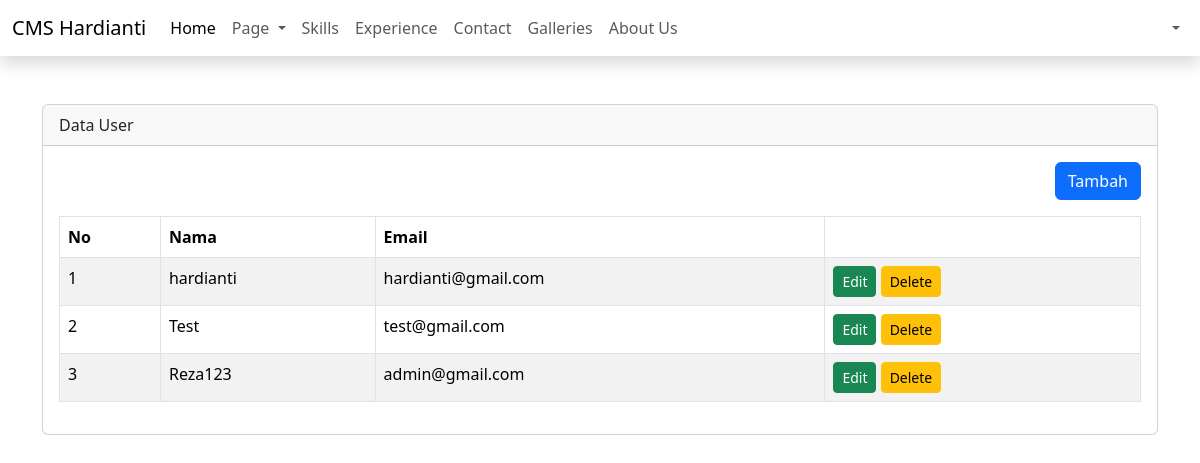
The page /admin/user.php on the database as committed earlier.
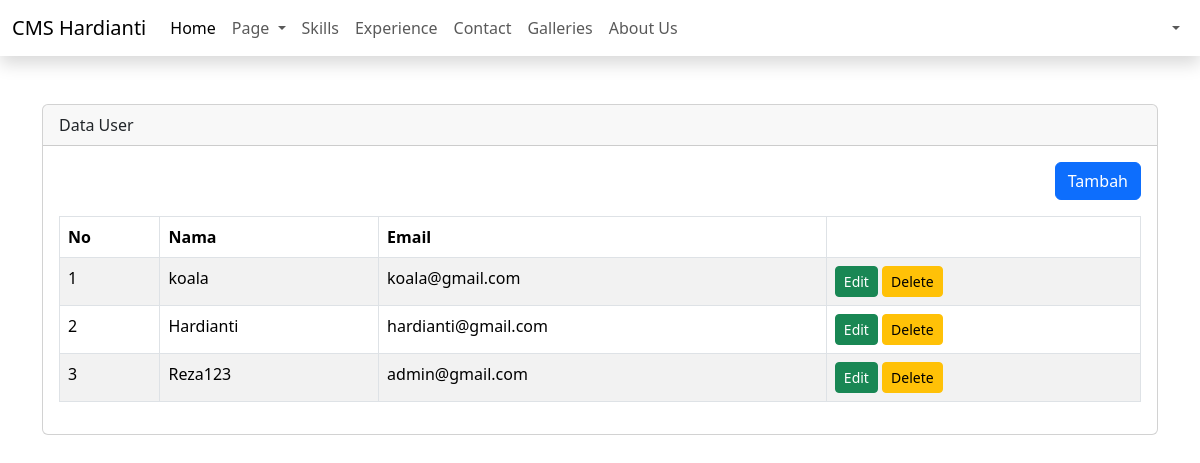
The same page on the database as committed later.
### tables this page shows
CREATE TABLE `users` (
  `id` int(11) NOT NULL,
  `id_level` int(11) DEFAULT NULL,
  `name` varchar(50) NOT NULL,
  `email` varchar(50) NOT NULL,
  `password` varchar(100) NOT NULL,
  `created_at` timestamp NOT NULL DEFAULT current_timestamp(),
  `updated_at` timestamp NULL DEFAULT NULL ON UPDATE current_timestamp(),
  `deleted_at` tinyint(4) NOT NULL
);

### admin/user.php (the view, shortened to what this page needs)
<?php
include 'config/koneksi.php';
$query = mysqli_query($config, "SELECT * FROM users WHERE deleted_at = 0 ORDER BY id DESC");
$row = mysqli_fetch_all($query, MYSQLI_ASSOC);
?>
<!DOCTYPE html>
<html lang="en">
<head>
    <link href="https://cdn.jsdelivr.net/npm/bootstrap@5.3.6/dist/css/bootstrap.min.css" rel="stylesheet">
</head>
<body>
    <div class="wrapper">
        <?php include 'inc/header.php'; ?>
        <div class="content mt-5">
            <div class="container">
                <div class="row">
                    <div class="col-sm-12">
                        <div class="card">
                            <div class="card-header">
                                Data User
                            </div>
                            <div class="card-body">
                                <div class="table-responsive">
                                    <div align="right" class="mb-3">
                                        <a href="tambah-user.php?level=<?php echo base64_encode($_SESSION['LEVEL']) ?>" class="btn btn-primary">Tambah</a>
                                    </div>
                                    <table class="table table-bordered table-striped" id="table">
                                        <thead>
                                            <tr>
                                                <th>No</th>
                                                <th>Nama</th>
                                                <th>Email</th>
                                                <th></th>
                                            </tr>
                                        </thead>
                                        <tbody>
                                            <?php $i = 1;
                                            foreach ($row as $key => $data): ?>
                                                <tr>
                                                    <td><?= $key + 1 ?></td>
                                                    <td><?= $data['name'] ?></td>
                                                    <td><?= $data['email'] ?></td>
                                                    <td>
                                                        <a href="tambah-user.php?edit=<?php echo $data['id'] ?>&level=<?php echo base64_encode($_SESSION['LEVEL']) ?>" class="btn btn-success btn-sm">Edit</a>
                                                        <a onclick="return confirm('Are you sure??')"
                                                            href="user.php?delete=<?php echo $data['id'] ?>" class="btn btn-warning btn-sm">Delete</a>
                                                    </td>
                                                </tr>
                                            <?php endforeach ?>
                                        </tbody>
                                    </table>
                                </div>
                            </div>
                        </div>
                    </div>
                </div>
            </div>
        </div>
    </div>
</body>
</html>

Rows that differ between the two databases and show on the page:
changed users: name "hardianti" → "koala"; email "hardianti@gmail.com" → "koala@gmail.com"
changed users: name "Test" → "Hardianti"; email "test@gmail.com" → "hardianti@gmail.com"
